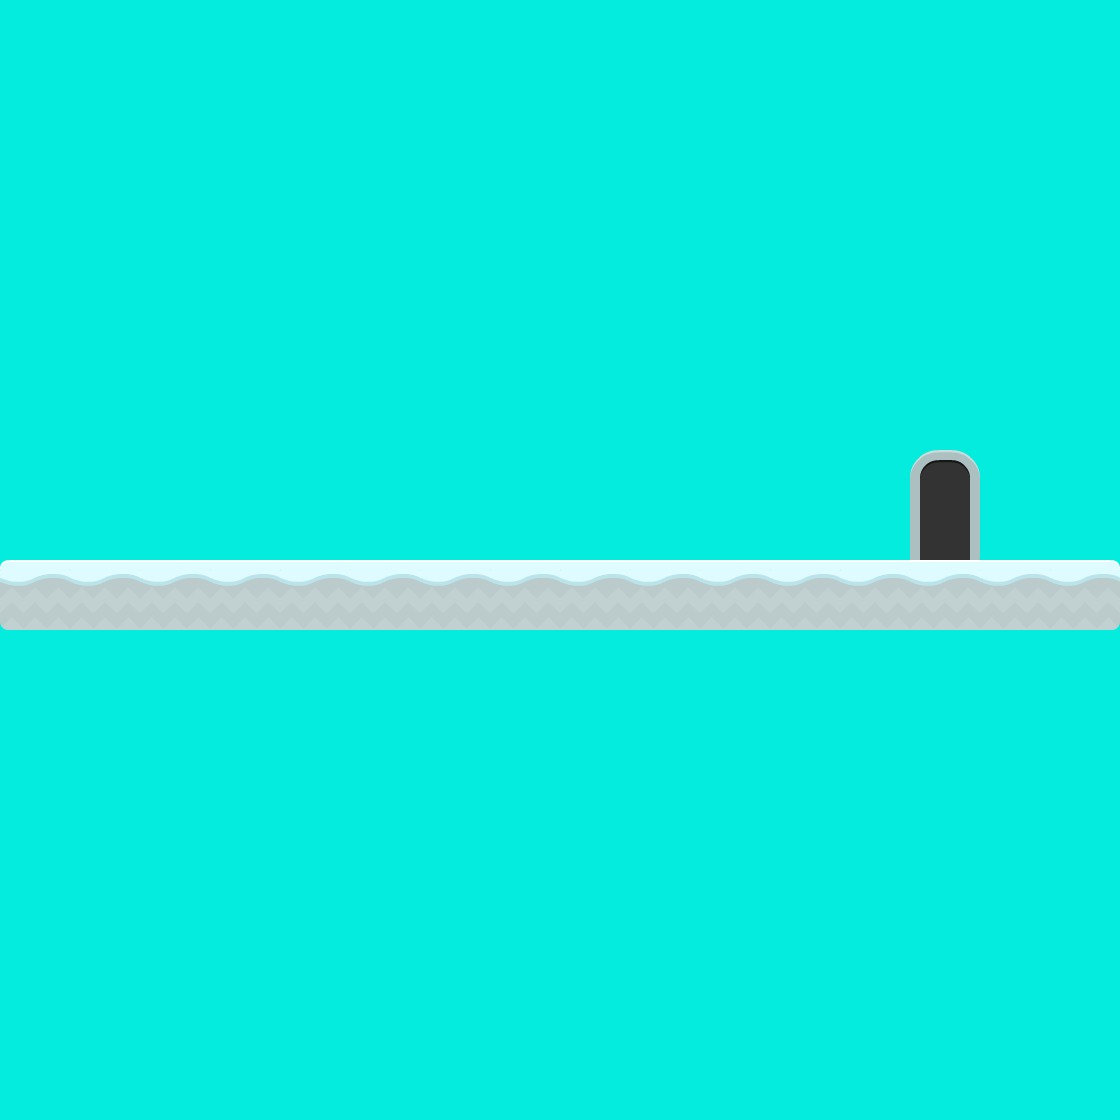

This game map was drawn from its Tiled (.tmx) file and the tilesets committed beside it. A one-line description and the trimmed map source follow:
An orthogonal 16x16 tile map with 70x70 px tiles, 2 tile layers (background, collision), 2 tilesets and 1 object (levelTrigger).

<map version="1.0" orientation="orthogonal" renderorder="right-down" width="16" height="16" tilewidth="70" tileheight="70" backgroundcolor="#04ecdd">
 <tileset firstgid="1" name="background-tiles" tilewidth="70" tileheight="70">
  <image source="../img/background-tiles.png" width="910" height="910" />
 </tileset>
 <tileset firstgid="170" name="meta-tiles" tilewidth="70" tileheight="70">
  <image source="../img/meta-tiles.png" width="350" height="70" />
  <tile id="4">
   <properties>
    <property name="type" value="solid" />
   </properties>
  </tile>
 </tileset>
 <layer name="background" width="16" height="16">
  <data>[256 cells, 18 non-empty, 5 distinct tile ids]</data>
 </layer>
 <layer name="collision" width="16" height="16" opacity="0">
  <data>[256 cells, 32 non-empty, 2 distinct tile ids]</data>
 </layer>
 <objectgroup name="trigger entites">
  <properties>
   <property name="level" value="MarioJalenT02" />
   <property name="xSpawn" value="400" />
   <property name="ySpawn" value="0" />
  </properties>
  <object name="levelTrigger" x="900.809" y="425.475" width="90.9997" height="132.952" rotation="0.689467">
   <properties>
    <property name="level" value="MarioJalenT02" />
   </properties>
  </object>
 </objectgroup>
</map>
